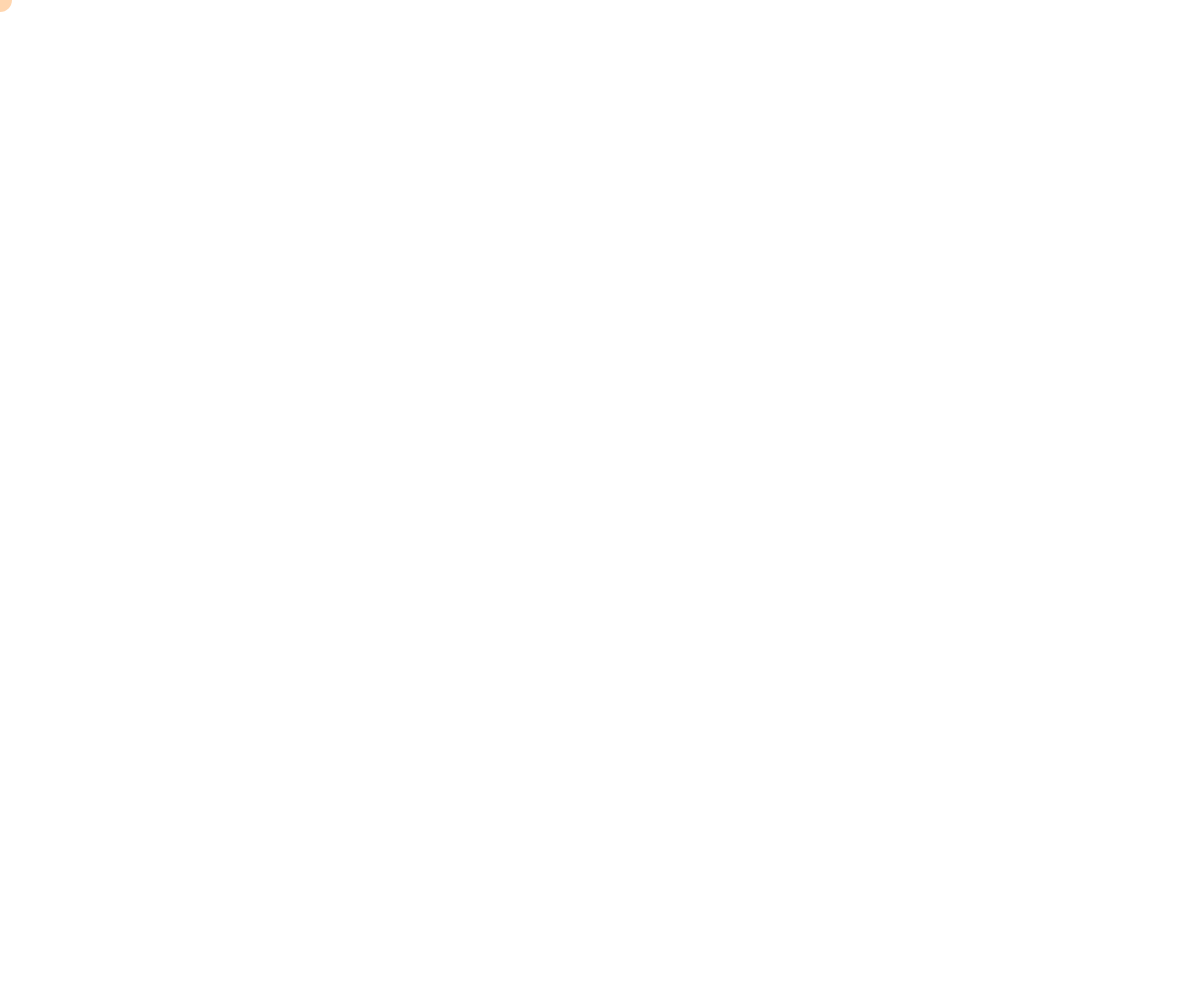
Frame 1 (no input)
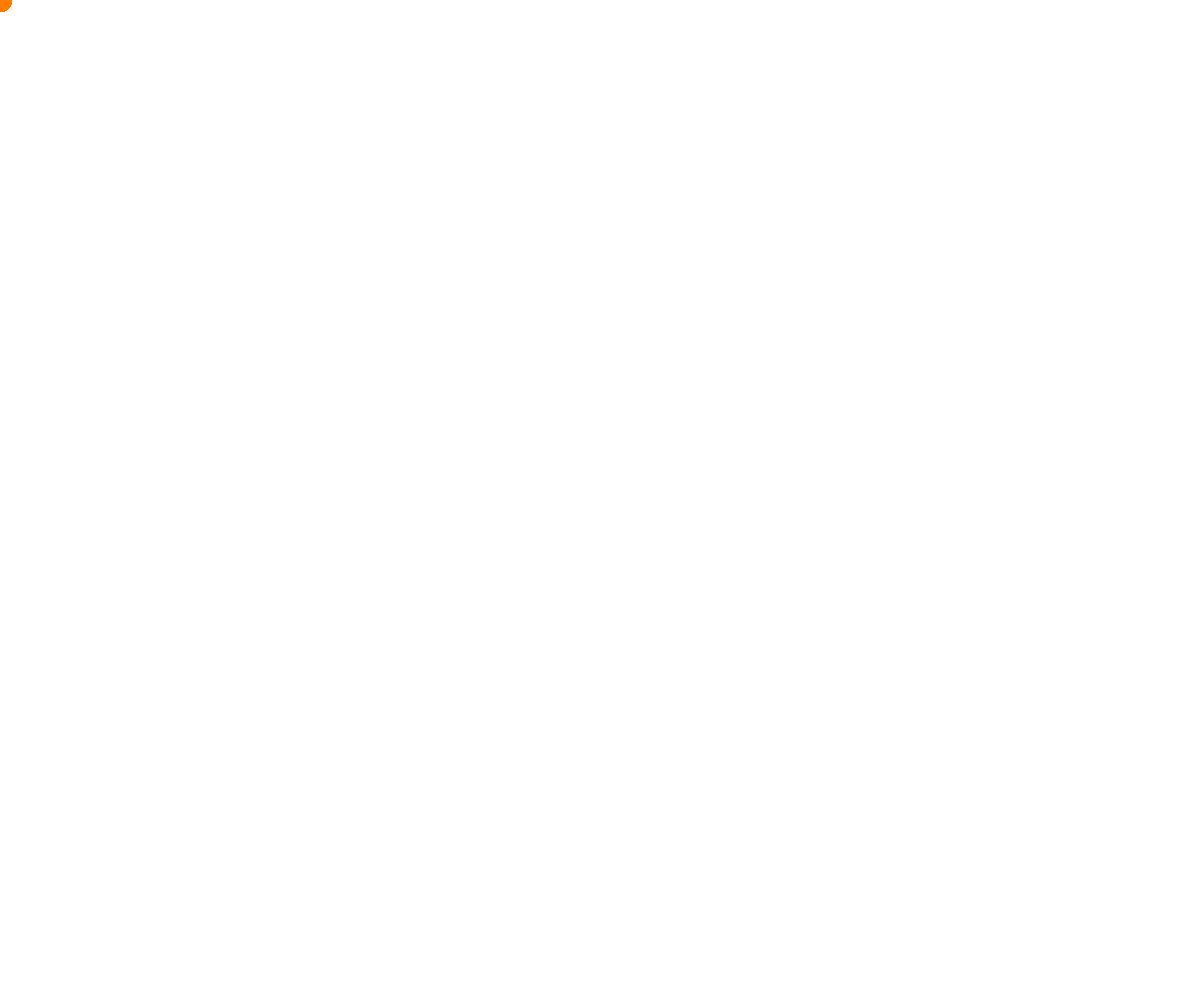
Frame 60 (no input)
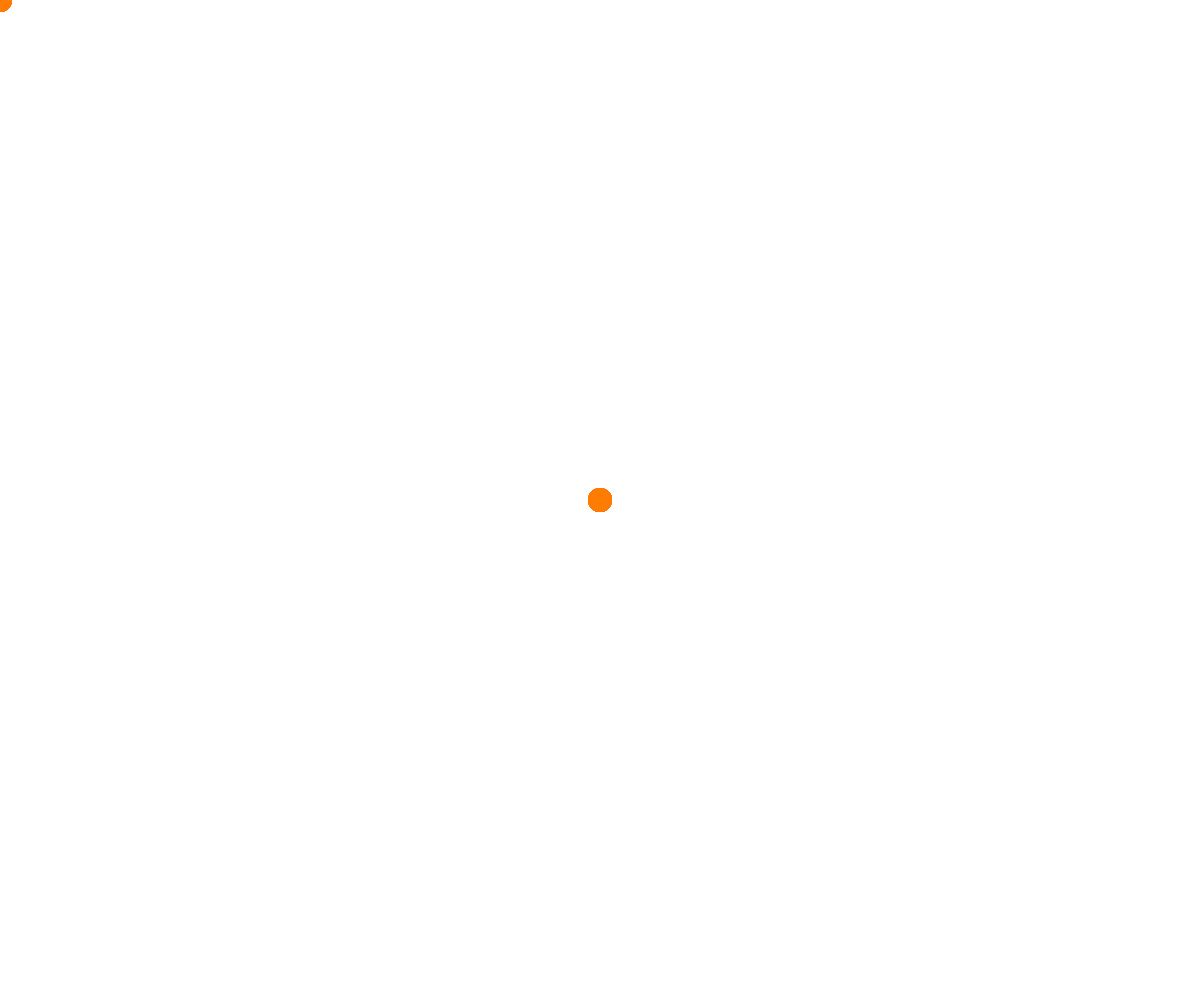
Frame 120 (the mouse pressed at the canvas centre since frame 60)

The p5.js sketch that drew these frames (run headless with seeded random() and noise() and a simulated clock; from frame 60 on, the mouse is pressed at the canvas centre):

// p5.js sketch
// ── sketch.js
let zBereich;

function setup() {
  
  zBereich = createCanvas(windowWidth, windowHeight);
  zBereich.position(0, 0);
  zBereich.style('z-index', '1');
}

function draw() {
  noStroke();
  fill(255, 125, 0, 80);
  circle(mouseX, mouseY, 24);
}
// ── style.css
html, body {
  margin: 0;
  padding: 0;
  background-color: teal;
}
canvas {
  display: block;
}

h1 {
  font-family: Impact, Haettenschweiler, 'Arial Narrow Bold', sans-serif;
  color: violet;
  font-size: 10rem;
}

p {
  padding: 1rem;
  font-size: 5rem;
  z-index: 10;
}
